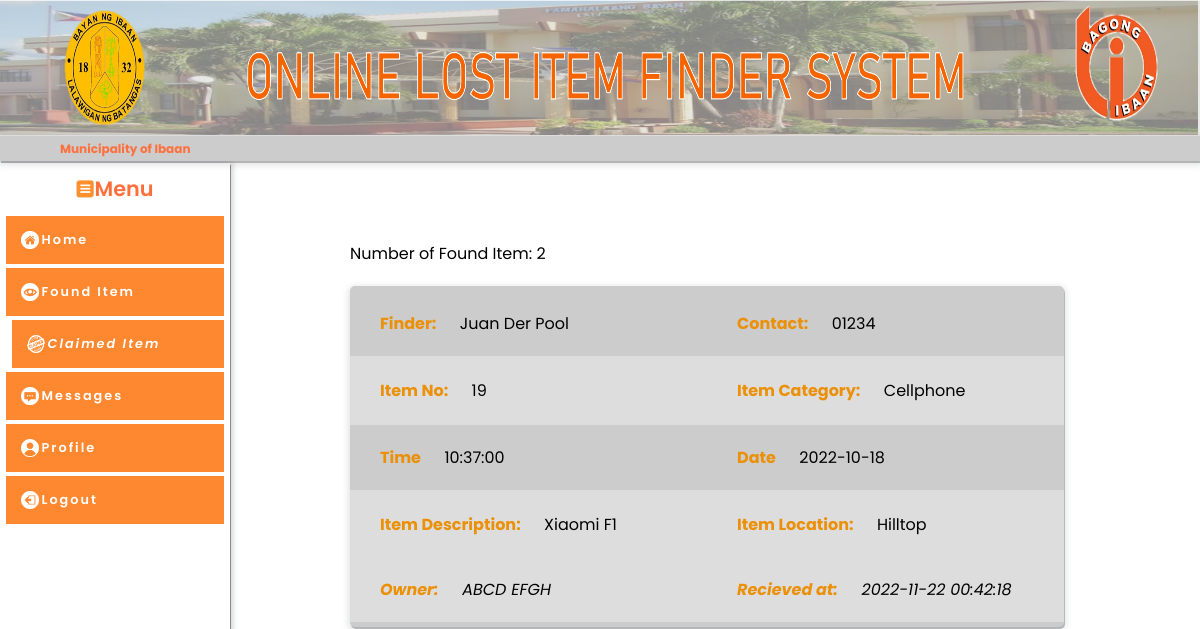
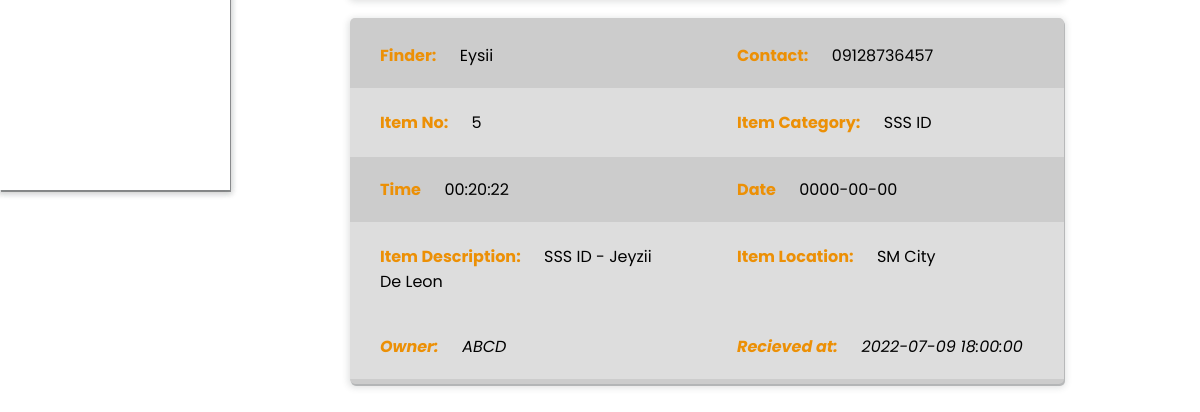
/viewer-claimed.php (signed in), run on an earlier commit of the app's database (2 pictures, top to bottom).
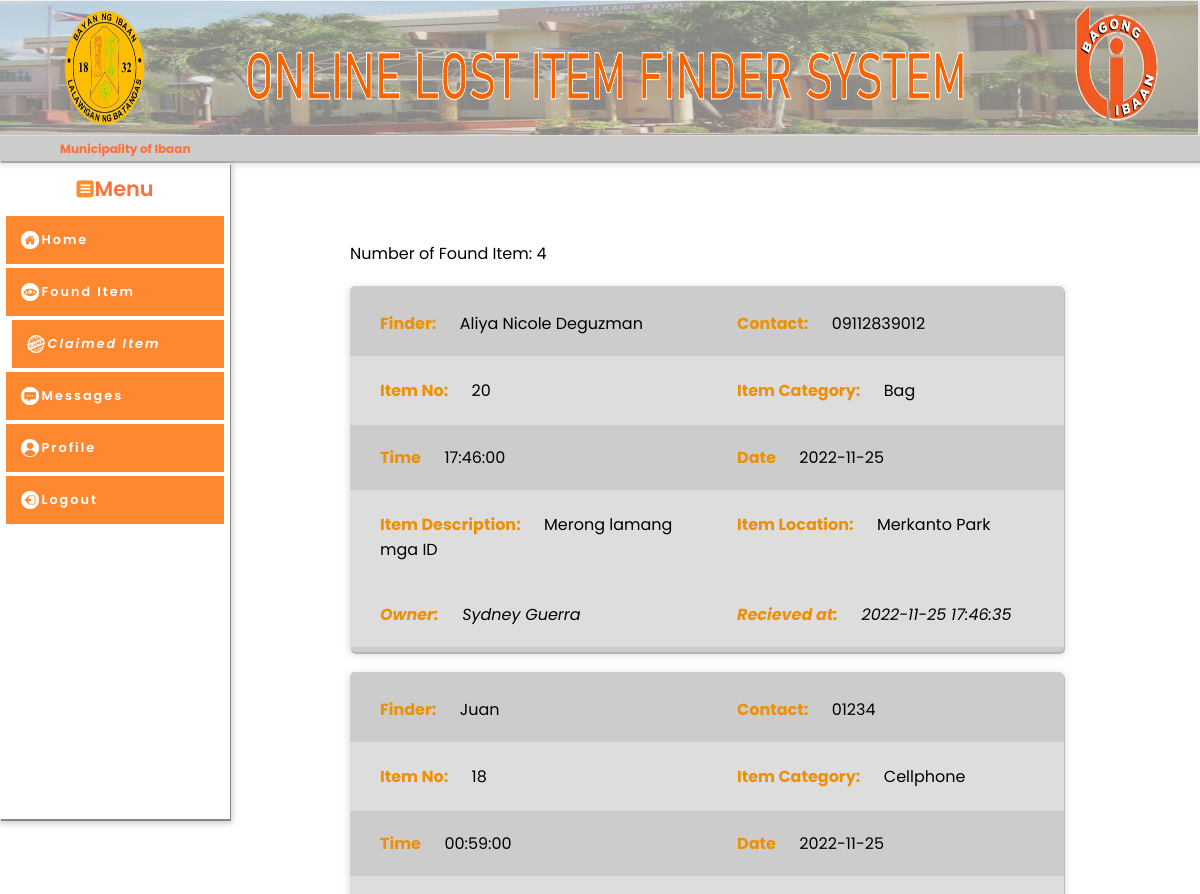
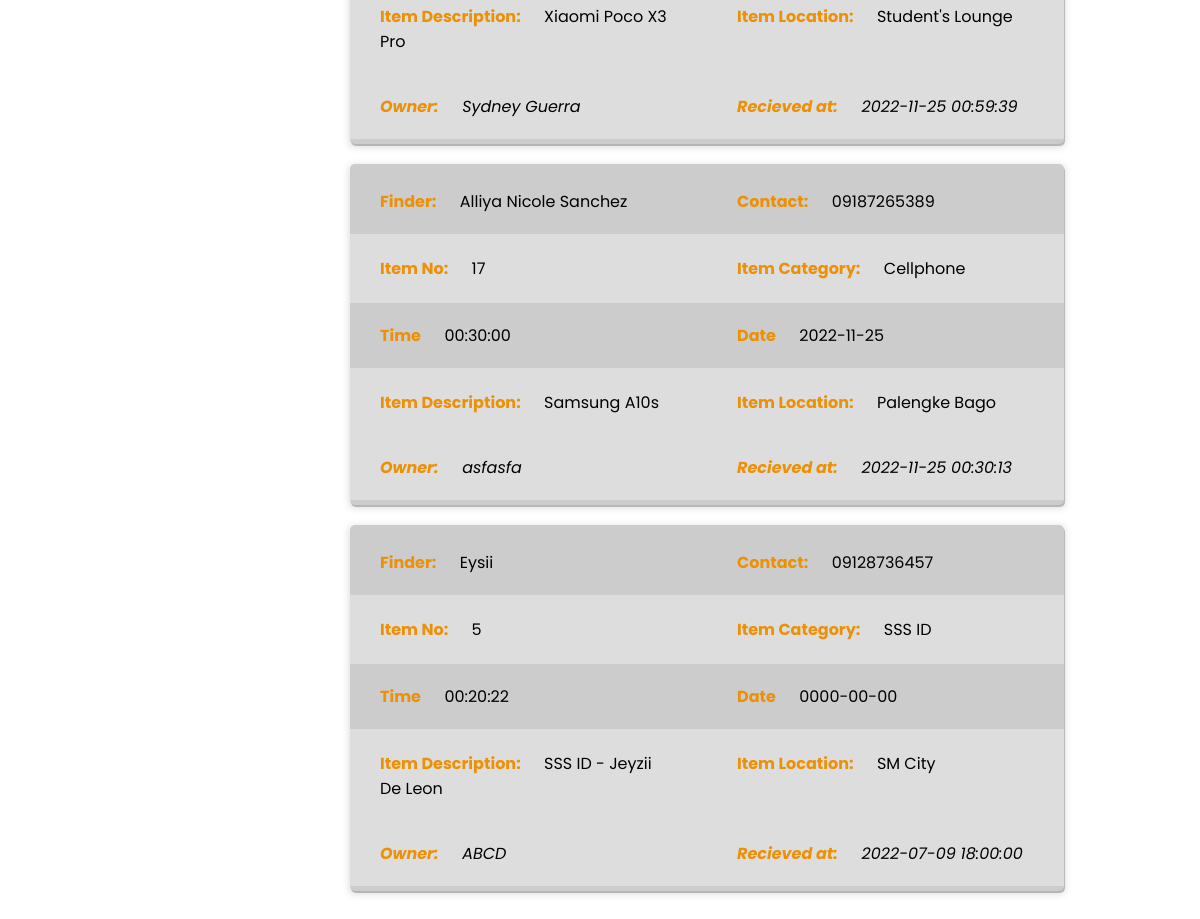
And on a later commit of the database (2 pictures, top to bottom).
### tables this page shows
CREATE TABLE IF NOT EXISTS `tb_claimedrecord` (
  `clfinder` varchar(25) NOT NULL,
  `clcontact` varchar(12) NOT NULL,
  `clitemno` int(15) NOT NULL,
  `cltime` time NOT NULL,
  `cldate` date NOT NULL,
  `clitemCategory` varchar(50) NOT NULL,
  `clitemLocation` varchar(50) NOT NULL,
  `clitemDescription` varchar(100) NOT NULL,
  PRIMARY KEY (`clitemno`)
);

CREATE TABLE IF NOT EXISTS `tb_claimedowner` (
  `itemNo` int(15) NOT NULL,
  `owner` varchar(25) NOT NULL,
  `tdclaimed` datetime NOT NULL,
  PRIMARY KEY (`itemNo`)
);

### viewer-claimed.php (the view, shortened to what the changed rows need)
<!DOCTYPE html>
<html lang="en">
    <head>
        <link rel="stylesheet" href="style.css">
        <link rel="stylesheet" href="responsive.css">
    </head>
    <body>
        <main>
        <section class="form-output" id="form-output">
                <div class="output-container">
                <?php
                    include 'connect_db.php';
                    $query = "SELECT * FROM tb_claimedrecord INNER JOIN tb_claimedowner ON tb_claimedrecord.clitemno = tb_claimedowner.itemno Order by tdclaimed DESC" or die("Error");
                    $result = mysqli_query($conn, $query);
                    if ($result)
                    {
                        $row = mysqli_num_rows($result);
                        if ($row)
                        {
                            echo "<p class='total-item'>Number of Found Item: $row </p>";
                        }
                    }
                    while($row=mysqli_fetch_assoc($result))
                    {
                    ?>
                        <div class='output-cont-child'>
                            <div class="output-one output">
                                <p class="p-one"><span style='color:#ec9006; font-weight:700; margin-right: 20px;'>Finder: </span><?php echo $row['clfinder']; ?></p>
                                <p class="p-two"><span style='color:#ec9006; font-weight:700; margin-right: 20px;'>Contact: </span><?php echo $row['clcontact']; ?></p>
                            </div>
                             <div class="output-two output">
                                <p class="p-one"><span style='color:#ec9006; font-weight:700; margin-right: 20px;'>Item No: </span><?php echo $row['clitemno']; ?></p>
                                <p class="p-two"><span style='color:#ec9006; font-weight:700; margin-right: 20px;'>Item Category: </span><?php echo $row['clitemCategory']; ?></p>
                            </div>
                            <div class="output-three output">
                                <p class="p-one"><span style='color:#ec9006; font-weight:700; margin-right: 20px;'> Time </span><?php echo $row['cltime']; ?></p>
                                <p class="p-two"><span style='color:#ec9006; font-weight:700; margin-right: 20px;'> Date </span><?php echo $row['cldate']; ?></p>
                            </div>
                            <div class="output-four output">
                                <p class="p-one"><span style='color:#ec9006; font-weight:700; margin-right: 20px;'>Item Description: </span><?php echo $row['clitemDescription']; ?></p>
                                <p class="p-two"><span style='color:#ec9006; font-weight:700; margin-right: 20px;'>Item Location: </span><?php echo $row['clitemLocation']; ?></p>
                            </div>
                            <div class="output-five output" style="background-color: #ddd;">
                                <p class="p-one" style='font-style: italic;'><span style='color:#ec9006; font-weight:700; margin-right: 20px; font-style: italic;'>Owner: </span><?php echo $row['owner']; ?></p>
                                <p class="p-two" style='font-style: italic;'><span style='color:#ec9006; font-weight:700; margin-right: 20px; font-style: italic;'>Recieved at: </span><?php echo $row['tdclaimed']; ?></p>
                            </div>
                        </div>
                        <?php
                    }
                    ?>
                </div>
            </section>
        </main>
    </body>
</html>

What changed in the data, as far as the page shows it:
removed tb_claimedrecord: clfinder "Juan Der Pool", clcontact "01234", clitemno "19", clitemCategory "Cellphone", cltime "10:37:00", cldate "2022-10-18", clitemDescription "Xiaomi F1", clitemLocation "Hilltop", tb_claimedowner.owner "ABCD EFGH", tb_claimedowner.tdclaimed "2022-11-22 00:42:18"
added tb_claimedrecord: clfinder "Aliya Nicole Deguzman", clcontact "09112839012", clitemno "20", clitemCategory "Bag", cltime "17:46:00", cldate "2022-11-25", clitemDescription "Merong lamang mga ID", clitemLocation "Merkanto Park", tb_claimedowner.owner "Sydney Guerra", tb_claimedowner.tdclaimed "2022-11-25 17:46:35"
added tb_claimedrecord: clfinder "Juan", clcontact "01234", clitemno "18", clitemCategory "Cellphone", cltime "00:59:00", cldate "2022-11-25", clitemDescription "Xiaomi Poco X3 Pro", clitemLocation "Student's Lounge", tb_claimedowner.owner "Sydney Guerra", tb_claimedowner.tdclaimed "2022-11-25 00:59:39"
added tb_claimedrecord: clfinder "Alliya Nicole Sanchez", clcontact "09187265389", clitemno "17", clitemCategory "Cellphone", cltime "00:30:00", cldate "2022-11-25", clitemDescription "Samsung A10s", clitemLocation "Palengke Bago", tb_claimedowner.owner "asfasfa", tb_claimedowner.tdclaimed "2022-11-25 00:30:13"
Also different on the page:
$row: "2" → "4"
